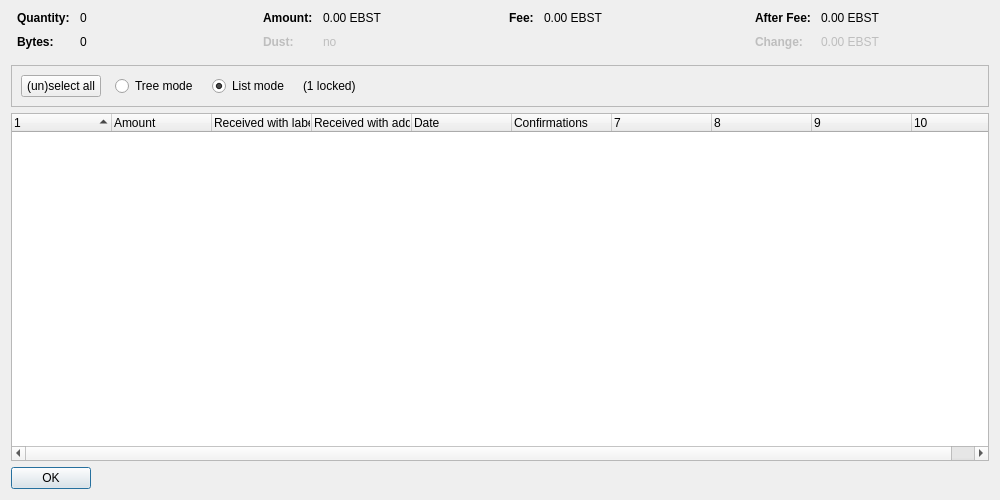
<?xml version="1.0" encoding="UTF-8"?>
<ui version="4.0">
 <class>CoinControlDialog</class>
 <widget class="QDialog" name="CoinControlDialog">
  <property name="geometry">
   <rect>
    <x>0</x>
    <y>0</y>
    <width>1000</width>
    <height>500</height>
   </rect>
  </property>
  <property name="windowTitle">
   <string>Coin Selection</string>
  </property>
  <layout class="QVBoxLayout" name="verticalLayout">
   <item>
    <layout class="QHBoxLayout" name="horizontalLayoutTop" stretch="0,0,0,0">
     <property name="topMargin">
      <number>0</number>
     </property>
     <property name="bottomMargin">
      <number>10</number>
     </property>
     <item>
      <layout class="QFormLayout" name="formLayoutCoinControl1">
       <property name="horizontalSpacing">
        <number>10</number>
       </property>
       <property name="verticalSpacing">
        <number>10</number>
       </property>
       <property name="leftMargin">
        <number>6</number>
       </property>
       <property name="rightMargin">
        <number>6</number>
       </property>
       <item row="0" column="0">
        <widget class="QLabel" name="labelCoinControlQuantityText">
         <property name="font">
          <font>
           <weight>75</weight>
           <bold>true</bold>
          </font>
         </property>
         <property name="text">
          <string>Quantity:</string>
         </property>
        </widget>
       </item>
       <item row="0" column="1">
        <widget class="QLabel" name="labelCoinControlQuantity">
         <property name="cursor">
          <cursorShape>IBeamCursor</cursorShape>
         </property>
         <property name="contextMenuPolicy">
          <enum>Qt::ActionsContextMenu</enum>
         </property>
         <property name="text">
          <string notr="true">0</string>
         </property>
         <property name="textInteractionFlags">
          <set>Qt::LinksAccessibleByMouse|Qt::TextSelectableByKeyboard|Qt::TextSelectableByMouse</set>
         </property>
        </widget>
       </item>
       <item row="1" column="0">
        <widget class="QLabel" name="labelCoinControlBytesText">
         <property name="font">
          <font>
           <weight>75</weight>
           <bold>true</bold>
          </font>
         </property>
         <property name="text">
          <string>Bytes:</string>
         </property>
        </widget>
       </item>
       <item row="1" column="1">
        <widget class="QLabel" name="labelCoinControlBytes">
         <property name="cursor">
          <cursorShape>IBeamCursor</cursorShape>
         </property>
         <property name="contextMenuPolicy">
          <enum>Qt::ActionsContextMenu</enum>
         </property>
         <property name="text">
          <string notr="true">0</string>
         </property>
         <property name="textInteractionFlags">
          <set>Qt::LinksAccessibleByMouse|Qt::TextSelectableByKeyboard|Qt::TextSelectableByMouse</set>
         </property>
        </widget>
       </item>
      </layout>
     </item>
     <item>
      <layout class="QFormLayout" name="formLayoutCoinControl2">
       <property name="horizontalSpacing">
        <number>10</number>
       </property>
       <property name="verticalSpacing">
        <number>10</number>
       </property>
       <property name="leftMargin">
        <number>6</number>
       </property>
       <property name="rightMargin">
        <number>6</number>
       </property>
       <item row="0" column="0">
        <widget class="QLabel" name="labelCoinControlAmountText">
         <property name="font">
          <font>
           <weight>75</weight>
           <bold>true</bold>
          </font>
         </property>
         <property name="text">
          <string>Amount:</string>
         </property>
        </widget>
       </item>
       <item row="0" column="1">
        <widget class="QLabel" name="labelCoinControlAmount">
         <property name="cursor">
          <cursorShape>IBeamCursor</cursorShape>
         </property>
         <property name="contextMenuPolicy">
          <enum>Qt::ActionsContextMenu</enum>
         </property>
         <property name="text">
          <string notr="true">0.00 EBST</string>
         </property>
         <property name="textInteractionFlags">
          <set>Qt::LinksAccessibleByMouse|Qt::TextSelectableByKeyboard|Qt::TextSelectableByMouse</set>
         </property>
        </widget>
       </item>
       <item row="1" column="0">
        <widget class="QLabel" name="labelCoinControlLowOutputText">
         <property name="enabled">
          <bool>false</bool>
         </property>
         <property name="font">
          <font>
           <weight>75</weight>
           <bold>true</bold>
          </font>
         </property>
         <property name="text">
          <string>Dust:</string>
         </property>
        </widget>
       </item>
       <item row="1" column="1">
        <widget class="QLabel" name="labelCoinControlLowOutput">
         <property name="enabled">
          <bool>false</bool>
         </property>
         <property name="cursor">
          <cursorShape>IBeamCursor</cursorShape>
         </property>
         <property name="contextMenuPolicy">
          <enum>Qt::ActionsContextMenu</enum>
         </property>
         <property name="text">
          <string notr="true">no</string>
         </property>
         <property name="textInteractionFlags">
          <set>Qt::LinksAccessibleByMouse|Qt::TextSelectableByKeyboard|Qt::TextSelectableByMouse</set>
         </property>
        </widget>
       </item>
      </layout>
     </item>
     <item>
      <layout class="QFormLayout" name="formLayoutCoinControl3">
       <property name="horizontalSpacing">
        <number>10</number>
       </property>
       <property name="verticalSpacing">
        <number>10</number>
       </property>
       <property name="leftMargin">
        <number>6</number>
       </property>
       <property name="rightMargin">
        <number>6</number>
       </property>
       <item row="0" column="0">
        <widget class="QLabel" name="labelCoinControlFeeText">
         <property name="font">
          <font>
           <weight>75</weight>
           <bold>true</bold>
          </font>
         </property>
         <property name="text">
          <string>Fee:</string>
         </property>
        </widget>
       </item>
       <item row="0" column="1">
        <widget class="QLabel" name="labelCoinControlFee">
         <property name="cursor">
          <cursorShape>IBeamCursor</cursorShape>
         </property>
         <property name="contextMenuPolicy">
          <enum>Qt::ActionsContextMenu</enum>
         </property>
         <property name="text">
          <string notr="true">0.00 EBST</string>
         </property>
         <property name="textInteractionFlags">
          <set>Qt::LinksAccessibleByMouse|Qt::TextSelectableByKeyboard|Qt::TextSelectableByMouse</set>
         </property>
        </widget>
       </item>
      </layout>
     </item>
     <item>
      <layout class="QFormLayout" name="formLayoutCoinControl4">
       <property name="horizontalSpacing">
        <number>10</number>
       </property>
       <property name="verticalSpacing">
        <number>10</number>
       </property>
       <property name="leftMargin">
        <number>6</number>
       </property>
       <property name="rightMargin">
        <number>6</number>
       </property>
       <item row="0" column="0">
        <widget class="QLabel" name="labelCoinControlAfterFeeText">
         <property name="font">
          <font>
           <weight>75</weight>
           <bold>true</bold>
          </font>
         </property>
         <property name="text">
          <string>After Fee:</string>
         </property>
        </widget>
       </item>
       <item row="0" column="1">
        <widget class="QLabel" name="labelCoinControlAfterFee">
         <property name="cursor">
          <cursorShape>IBeamCursor</cursorShape>
         </property>
         <property name="contextMenuPolicy">
          <enum>Qt::ActionsContextMenu</enum>
         </property>
         <property name="text">
          <string notr="true">0.00 EBST</string>
         </property>
         <property name="textInteractionFlags">
          <set>Qt::LinksAccessibleByMouse|Qt::TextSelectableByKeyboard|Qt::TextSelectableByMouse</set>
         </property>
        </widget>
       </item>
       <item row="1" column="0">
        <widget class="QLabel" name="labelCoinControlChangeText">
         <property name="enabled">
          <bool>false</bool>
         </property>
         <property name="font">
          <font>
           <weight>75</weight>
           <bold>true</bold>
          </font>
         </property>
         <property name="text">
          <string>Change:</string>
         </property>
        </widget>
       </item>
       <item row="1" column="1">
        <widget class="QLabel" name="labelCoinControlChange">
         <property name="enabled">
          <bool>false</bool>
         </property>
         <property name="cursor">
          <cursorShape>IBeamCursor</cursorShape>
         </property>
         <property name="contextMenuPolicy">
          <enum>Qt::ActionsContextMenu</enum>
         </property>
         <property name="text">
          <string notr="true">0.00 EBST</string>
         </property>
         <property name="textInteractionFlags">
          <set>Qt::LinksAccessibleByMouse|Qt::TextSelectableByKeyboard|Qt::TextSelectableByMouse</set>
         </property>
        </widget>
       </item>
      </layout>
     </item>
    </layout>
   </item>
   <item>
    <widget class="QFrame" name="frame">
     <property name="minimumSize">
      <size>
       <width>0</width>
       <height>40</height>
      </size>
     </property>
     <property name="frameShape">
      <enum>QFrame::StyledPanel</enum>
     </property>
     <property name="frameShadow">
      <enum>QFrame::Sunken</enum>
     </property>
     <layout class="QHBoxLayout" name="horizontalLayout">
      <item>
       <layout class="QHBoxLayout" name="horizontalLayoutPanel" stretch="0,0,0,0,0">
        <property name="spacing">
         <number>14</number>
        </property>
        <item>
         <widget class="QPushButton" name="pushButtonSelectAll">
          <property name="sizePolicy">
           <sizepolicy hsizetype="Maximum" vsizetype="Fixed">
            <horstretch>0</horstretch>
            <verstretch>0</verstretch>
           </sizepolicy>
          </property>
          <property name="text">
           <string>(un)select all</string>
          </property>
          <property name="autoDefault">
           <bool>false</bool>
          </property>
         </widget>
        </item>
        <item>
         <widget class="QRadioButton" name="radioTreeMode">
          <property name="sizePolicy">
           <sizepolicy hsizetype="Maximum" vsizetype="Fixed">
            <horstretch>0</horstretch>
            <verstretch>0</verstretch>
           </sizepolicy>
          </property>
          <property name="text">
           <string>Tree mode</string>
          </property>
         </widget>
        </item>
        <item>
         <widget class="QRadioButton" name="radioListMode">
          <property name="sizePolicy">
           <sizepolicy hsizetype="Maximum" vsizetype="Fixed">
            <horstretch>0</horstretch>
            <verstretch>0</verstretch>
           </sizepolicy>
          </property>
          <property name="text">
           <string>List mode</string>
          </property>
          <property name="checked">
           <bool>true</bool>
          </property>
         </widget>
        </item>
        <item>
         <widget class="QLabel" name="labelLocked">
          <property name="text">
           <string notr="true">(1 locked)</string>
          </property>
         </widget>
        </item>
        <item>
         <spacer name="horizontalSpacer">
          <property name="orientation">
           <enum>Qt::Horizontal</enum>
          </property>
          <property name="sizeHint" stdset="0">
           <size>
            <width>40</width>
            <height>20</height>
           </size>
          </property>
         </spacer>
        </item>
       </layout>
      </item>
     </layout>
    </widget>
   </item>
   <item>
    <widget class="CoinControlTreeWidget" name="treeWidget">
     <property name="contextMenuPolicy">
      <enum>Qt::CustomContextMenu</enum>
     </property>
     <property name="sortingEnabled">
      <bool>false</bool>
     </property>
     <property name="columnCount">
      <number>10</number>
     </property>
     <attribute name="headerShowSortIndicator" stdset="0">
      <bool>true</bool>
     </attribute>
     <attribute name="headerStretchLastSection">
      <bool>false</bool>
     </attribute>
     <column>
      <property name="text">
       <string/>
      </property>
     </column>
     <column>
      <property name="text">
       <string>Amount</string>
      </property>
     </column>
     <column>
      <property name="text">
       <string>Received with label</string>
      </property>
     </column>
     <column>
      <property name="text">
       <string>Received with address</string>
      </property>
     </column>
     <column>
      <property name="text">
       <string>Date</string>
      </property>
     </column>
     <column>
      <property name="text">
       <string>Confirmations</string>
      </property>
      <property name="toolTip">
       <string>Confirmed</string>
      </property>
     </column>
     <column>
      <property name="text">
       <string/>
      </property>
     </column>
     <column>
      <property name="text">
       <string/>
      </property>
     </column>
     <column>
      <property name="text">
       <string/>
      </property>
     </column>
     <column>
      <property name="text">
       <string/>
      </property>
     </column>
    </widget>
   </item>
   <item>
    <widget class="QDialogButtonBox" name="buttonBox">
     <property name="sizePolicy">
      <sizepolicy hsizetype="Maximum" vsizetype="Fixed">
       <horstretch>0</horstretch>
       <verstretch>0</verstretch>
      </sizepolicy>
     </property>
     <property name="orientation">
      <enum>Qt::Horizontal</enum>
     </property>
     <property name="standardButtons">
      <set>QDialogButtonBox::Ok</set>
     </property>
    </widget>
   </item>
  </layout>
 </widget>
 <customwidgets>
  <customwidget>
   <class>CoinControlTreeWidget</class>
   <extends>QTreeWidget</extends>
   <header>coincontroltreewidget.h</header>
  </customwidget>
 </customwidgets>
 <resources/>
 <connections/>
</ui>
